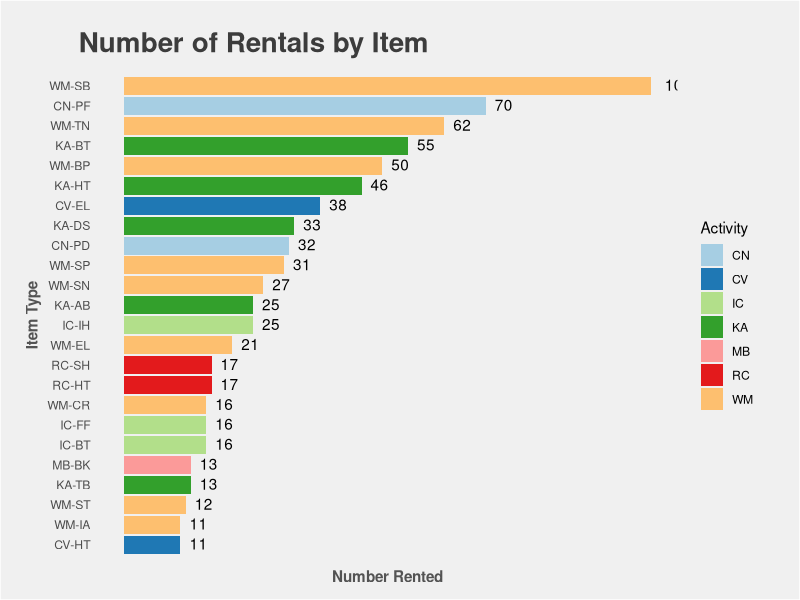
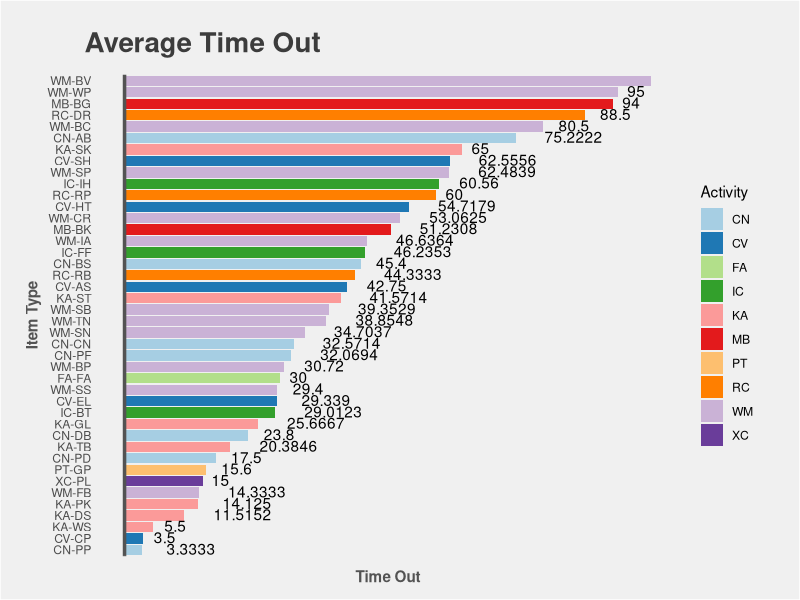
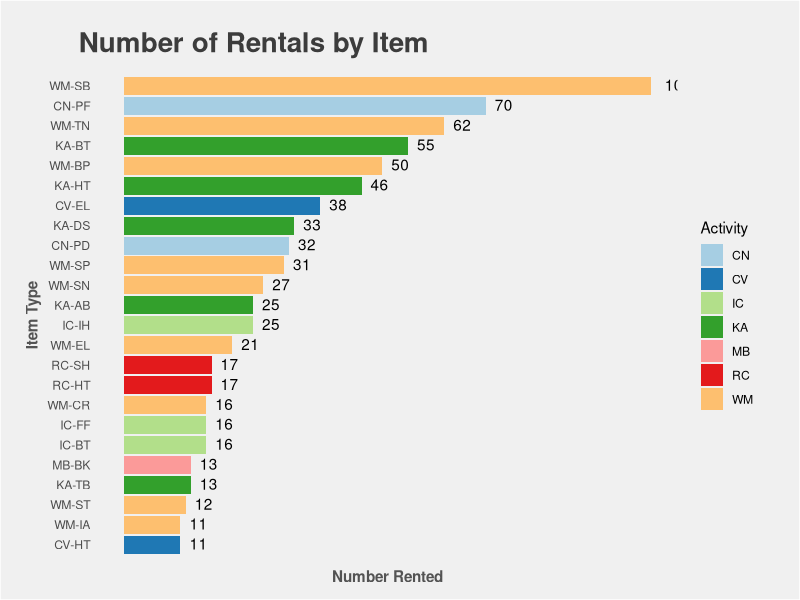
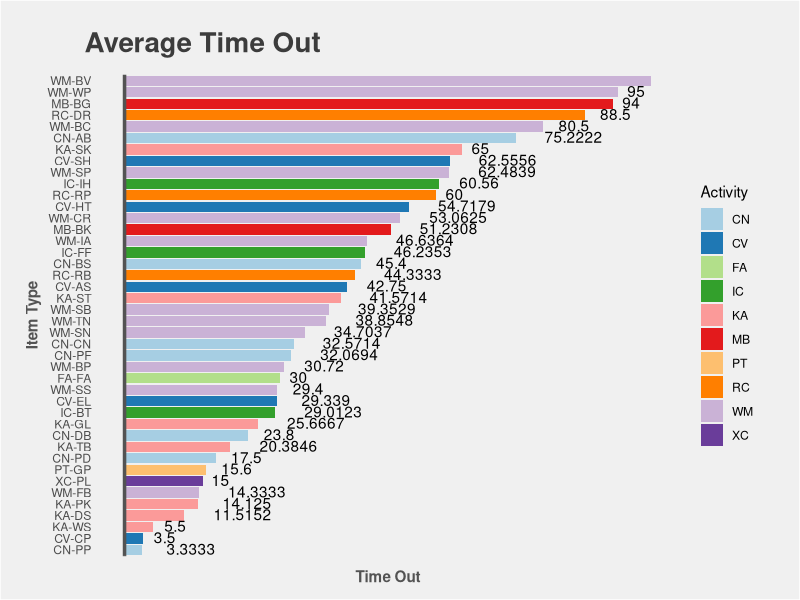

Source code (R) for these figures, in order:
library(ggplot2)
library(grid)
library(RColorBrewer)


## rentals per item chart
rentalsPerItem <- read.csv(file='tab_files/rentalsPerItem.tab', sep='\t', header=TRUE)

rentalsPerItem$Item = paste(rentalsPerItem$Activity, rentalsPerItem$ItemType, sep="-") 
rentalsPerItem$ItemOrdered <- reorder(rentalsPerItem$Item, rentalsPerItem$Count)

ggplot(rentalsPerItem[rentalsPerItem$Count > 10,],aes(x = ItemOrdered, y = Count, fill = Activity)) +
  # bar chart
  geom_bar(stat='identity') +
  geom_text(aes(label=Count), position=position_dodge(width=0.9), hjust=-.5, vjust= .4) +
  coord_flip() + 
  theme_bw() +
  # Set the entire chart region to a light gray color
  theme(panel.background=element_rect(fill="#F0F0F0")) +
  theme(plot.background=element_rect(fill="#F0F0F0")) +
  theme(panel.border=element_rect(colour="#F0F0F0")) +
  # Format the grid
  theme(panel.grid.major=element_blank()) +
  theme(panel.grid.minor=element_blank()) +
  theme(axis.ticks=element_blank()) +
  # Dispose of the legend
  #theme(legend.position="none") +
  theme(legend.background=element_rect(fill="#F0F0F0")) +
  # Set title and axis labels, and format these and tick marks
  ggtitle("Number of Rentals by Item") +
  theme(plot.title=element_text(face="bold",hjust=-.08,vjust=2,colour="#3C3C3C",size=20)) +
  ylab("Number Rented") +
  xlab("Item Type") +
  theme(axis.text.x=element_blank()) +
  theme(axis.text.y = element_text()) +
  theme(axis.title.y=element_text(size=11,colour="#535353",face="bold",vjust=1.5)) +
  theme(axis.title.x=element_text(size=11,colour="#535353",face="bold",vjust=-.5)) +
  # Plot margins and finally line annotations
  theme(plot.margin = unit(c(1, 1, .5, .7), "cm")) +
  scale_fill_brewer(palette="Paired")
  
ggsave(filename="images/numberOfRentals.png",width=40, height=60, units="cm", dpi=600)




## time out plot
timeOutPerItem <- read.csv(file='tab_files/timeOutPerItem.tab', sep='\t', header=TRUE)

timeOutPerItem$Item = paste(timeOutPerItem$Activity, timeOutPerItem$ItemType, sep="-") 
timeOutPerItem$ItemOrdered <- reorder(timeOutPerItem$Item, timeOutPerItem$AverageDaysOut)

ggplot(timeOutPerItem,aes(x = ItemOrdered, y = AverageDaysOut, fill = Activity)) +
  # bar chart
  geom_bar(stat='identity') +
  geom_text(aes(label=AverageDaysOut), position=position_dodge(width=0.9), hjust=-.5, vjust= .4) +
  coord_flip() + 
  theme_bw() +
  # Set the entire chart region to a light gray color
  theme(panel.background=element_rect(fill="#F0F0F0")) +
  theme(plot.background=element_rect(fill="#F0F0F0")) +
  theme(panel.border=element_rect(colour="#F0F0F0")) +
  # Format the grid
  theme(panel.grid.major=element_blank()) +
  theme(panel.grid.minor=element_blank()) +
  theme(axis.ticks=element_blank()) +
  # Dispose of the legend
  #theme(legend.position="none") +
  theme(legend.background=element_rect(fill="#F0F0F0")) +
  # Set title and axis labels, and format these and tick marks
  ggtitle("Average Time Out") +
  theme(plot.title=element_text(face="bold",hjust=-.04,vjust=2,colour="#3C3C3C",size=20)) +
  ylab("Time Out") +
  xlab("Item Type") +
  theme(axis.text.x=element_blank()) +
  theme(axis.text.y = element_text()) +
  theme(axis.title.y=element_text(size=11,colour="#535353",face="bold",vjust=1.5)) +
  theme(axis.title.x=element_text(size=11,colour="#535353",face="bold",vjust=-.5)) +
  # Big bold line at y=0
  geom_hline(yintercept=0,size=1.2,colour="#535353") +
  # Plot margins and finally line annotations
  theme(plot.margin = unit(c(1, 1, .5, .7), "cm")) +
  scale_fill_brewer(palette="Paired")
  #annotate("text",x=14.7,y=15.3,label="Line 1",colour="#f8766d") +
  #annotate("text",x=25,y=7.5,label="Line 2",colour="#00bdc4")


ggsave(filename="images/timeOutByItem.png",width=70, height=60, units="cm", dpi=600)

